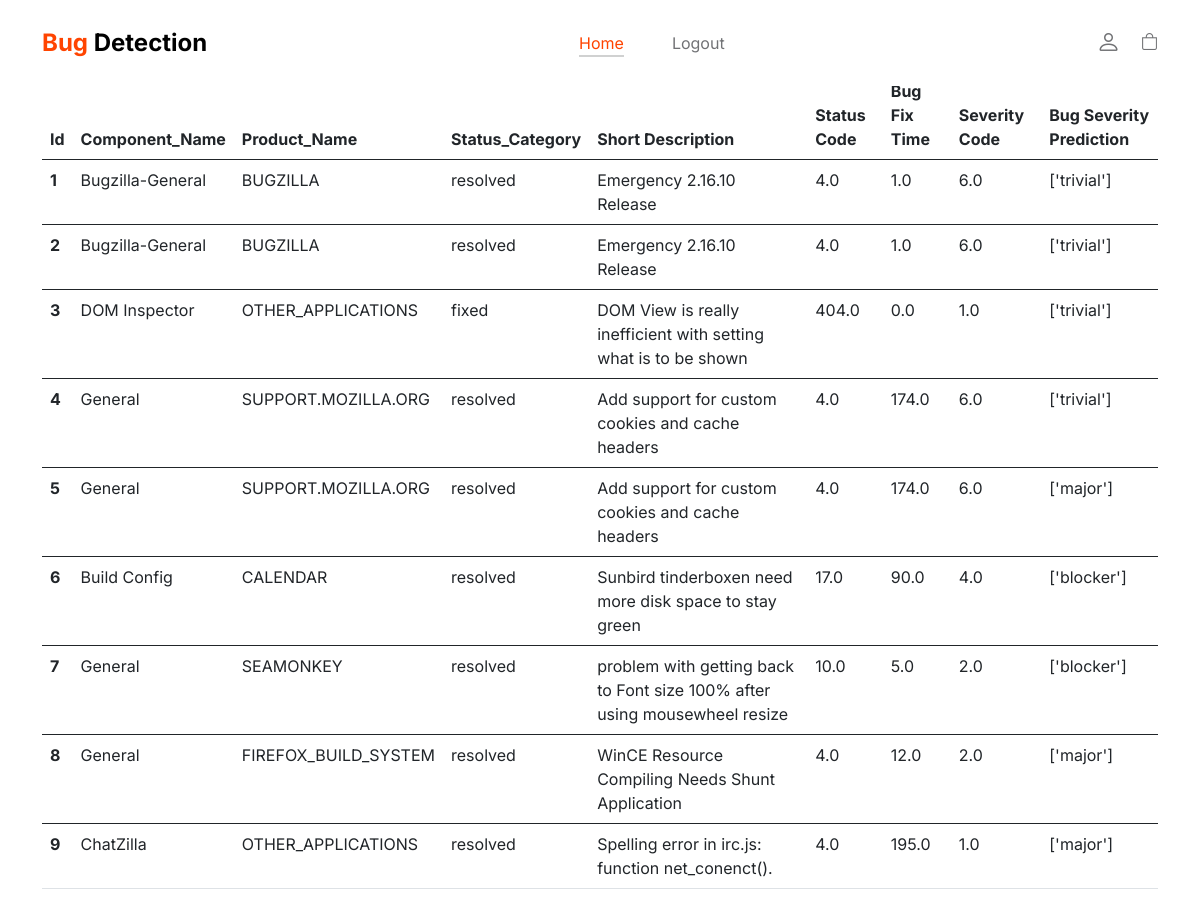
The page /adminhome on the database its author committed.
### BugDetection 2/User/models.py (models this page shows)
class BugPrediction(models.Model):
    product_name=models.CharField(max_length=450)
    component_name=models.CharField(max_length=450)
    short_desc=models.CharField(max_length=450)
    status_category=models.CharField(max_length=100)
    status_code=models.CharField(max_length=100)
    bug_fix=models.CharField(max_length=100)
    severity_code=models.CharField(max_length=100)
    bug_severity=models.CharField(max_length=100)

### BugDetection 2/User/views.py (the view)
# urls.py: path('adminhome',views.adminhome,name='adminhome'),
def adminhome(request):
    bg=BugPrediction.objects.all()
    return render(request,"adminhome.html",{"bg":bg})

### BugDetection 2/templates/adminhome.html (shortened to what this page needs)
{% load static %}
<!doctype html>
<html lang="en">
    <head>
        <link href="{% static 'css/bootstrap.min.css' %}" rel="stylesheet">
        <link href="{% static 'css/bootstrap-icons.css' %}" rel="stylesheet">
        <link rel="stylesheet" href="{% static 'css/slick.css' %}"/>
        <link href="{% static 'css/tooplate-little-fashion.css' %}" rel="stylesheet">
    </head>
    <body>
        <main>
            <nav class="navbar navbar-expand-lg">
                <div class="container">
                    <a class="navbar-brand" href="#">
                        <strong><span>Bug</span> Detection</strong>
                    </a>
                    <div class="collapse navbar-collapse" id="navbarNav">
                        <ul class="navbar-nav mx-auto">
                            <li class="nav-item">
                                <a class="nav-link active" href="adminhome">Home</a>
                            </li>
                            <li class="nav-item">
                                <a class="nav-link" href="logout">Logout</a>
                            </li>
                        </ul>
                        <div class="d-none d-lg-block">
                            <a href="#" class="bi-person custom-icon me-3"></a>
                            <a href="#" class="bi-bag custom-icon"></a>
                        </div>
                    </div>
                </div>
            </nav>
            <section class="contact_section layout_padding">
                <div class="container">
                  <div class="d-flex ">
                    <h2>
                    </h2>
                  </div>
                  <table class="table">
                    <thead class="thead-light">
                      <tr>
                        <th scope="col">Id</th>
                        <th scope="col">Component_Name</th>
                        <th scope="col">Product_Name</th>
                        <th scope="col">Status_Category</th>
                        <th scope="col">Short Description</th>
                        <th scope="col">Status Code</th>
                        <th scope="col">Bug Fix Time</th>
                        <th scope="col">Severity Code</th>
                        <th scope="col">Bug Severity Prediction</th>
                      </tr>
                    </thead>
                    {% for i in bg %}
                    <tbody>
                      <tr>
                        <th scope="row">{{i.id}}</th>
                        <td>{{i.component_name}}</td>
                        <td>{{i.product_name}}</td>
                        <td>{{i.status_category}}</td>
                        <td>{{i.short_desc}}</td>
                        <td>{{i.status_code}}</td>
                        <td>{{i.bug_fix}}</td>
                        <td>{{i.severity_code}}</td>
                        <td>{{i.bug_severity}}</td>
                      </tr>
                      </tbody>
                      {% endfor%}
                  </table>
                </div>
              </section>
    </body>
</html>

### BugDetection 2/static/css/tooplate-little-fashion.css (style rules this page uses)
:root { --white-color: #FFFFFF; --primary-color: #FF4400; --section-bg-color: #f0f8ff; --dark-color: #000000; --grey-color: #d0d1d1; --p-color: #717275; --body-font-family: 'Inter', sans-serif; --h5-font-size: 24px; --p-font-size: 20px; --copyright-text-font-size: 16px; --product-link-font-size: 14px; --custom-link-font-size: 12px; --font-weight-thin: 100; --font-weight-light: 300; --font-weight-normal: 400; --font-weight-bold: 700; --font-weight-black: 900; }
body, html { height: 100%; }
html { scroll-behavior: smooth; }
body { background: var(--white-color); font-family: var(--body-font-family); position: relative; }
h2, h3, h4, h5, h6 { color: var(--dark-color); line-height: inherit; }
h1, h2, h3, h4, h5, h6 { font-weight: var(--font-weight-bold); }
h1, h2 { font-weight: var(--font-weight-black); }
h2 { font-size: 42px; }
a, button { touch-action: manipulation; transition: all 0.3s; }
a { color: var(--p-color); text-decoration: none; }
b, strong { font-weight: var(--font-weight-bold); }
.custom-icon { color: var(--p-color); font-size: 24px; }
.custom-icon { display: inline-block; vertical-align: middle; }
.bi-bag.custom-icon { font-size: 17px; }
.navbar { background: var(--white-color); position: fixed; top: 0; right: 0; left: 0; padding: 25px 0; z-index: 2; will-change: transform; transition: transform 300ms linear; }
.navbar span, h2 span, h4 span { color: var(--primary-color); }
.navbar-brand { color: var(--dark-color); font-size: 24px; font-weight: var(--font-weight-light); margin: 0; padding: 0; }
.navbar-expand-lg .navbar-nav .nav-link { display: inline-block; padding: 0; margin-right: 1.5rem; margin-left: 1.5rem; }
.nav-link { color: var(--p-color); font-size: 16px; position: relative; }
.navbar .nav-link::after { position: absolute; top: 100%; left: 0; width: 100%; height: 2px; background: var(--grey-color); content: ''; opacity: 0; -webkit-transition: opacity 0.3s, -webkit-transform 0.3s; -moz-transition: opacity 0.3s, -moz-transform 0.3s; transition: opacity 0.3s, transform 0.3s; -webkit-transform: translateY(10px); -moz-transform: translateY(10px); transform: translateY(10px); }
.navbar .nav-link.active::after, .navbar .nav-link:hover::after { opacity: 1; -webkit-transform: translateY(0px); -moz-transform: translateY(0px); transform: translateY(0px); }
.navbar .nav-link.active, .navbar .nav-link:hover { color: var(--primary-color); }
section { content-visibility: auto; contain-intrinsic-size: 700px; }

### rows shown on the page
BugPrediction: id "1", component_name "Bugzilla-General", product_name "BUGZILLA", status_category "resolved", short_desc "Emergency 2.16.10 Release", status_code "4.0", bug_fix "1.0", severity_code "6.0", bug_severity "['trivial']"
BugPrediction: id "2", component_name "Bugzilla-General", product_name "BUGZILLA", status_category "resolved", short_desc "Emergency 2.16.10 Release", status_code "4.0", bug_fix "1.0", severity_code "6.0", bug_severity "['trivial']"
BugPrediction: id "3", component_name "DOM Inspector", product_name "OTHER_APPLICATIONS", status_category "fixed", short_desc "DOM View is really inefficient with setting what is to be shown", status_code "404.0", bug_fix "0.0", severity_code "1.0", bug_severity "['trivial']"
BugPrediction: id "4", component_name "General", product_name "SUPPORT.MOZILLA.ORG", status_category "resolved", short_desc "Add support for custom cookies and cache headers", status_code "4.0", bug_fix "174.0", severity_code "6.0", bug_severity "['trivial']"
BugPrediction: id "5", component_name "General", product_name "SUPPORT.MOZILLA.ORG", status_category "resolved", short_desc "Add support for custom cookies and cache headers", status_code "4.0", bug_fix "174.0", severity_code "6.0", bug_severity "['major']"
BugPrediction: id "6", component_name "Build Config", product_name "CALENDAR", status_category "resolved", short_desc "Sunbird tinderboxen need more disk space to stay green", status_code "17.0", bug_fix "90.0", severity_code "4.0", bug_severity "['blocker']"
BugPrediction: id "7", component_name "General", product_name "SEAMONKEY", status_category "resolved", short_desc "problem with getting back to Font size 100% after using mousewheel resize", status_code "10.0", bug_fix "5.0", severity_code "2.0", bug_severity "['blocker']"
BugPrediction: id "8", component_name "General", product_name "FIREFOX_BUILD_SYSTEM", status_category "resolved", short_desc "WinCE Resource Compiling Needs Shunt Application", status_code "4.0", bug_fix "12.0", severity_code "2.0", bug_severity "['major']"
BugPrediction: id "9", component_name "ChatZilla", product_name "OTHER_APPLICATIONS", status_category "resolved", short_desc "Spelling error in irc.js: function net_conenct().", status_code "4.0", bug_fix "195.0", severity_code "1.0", bug_severity "['major']"
